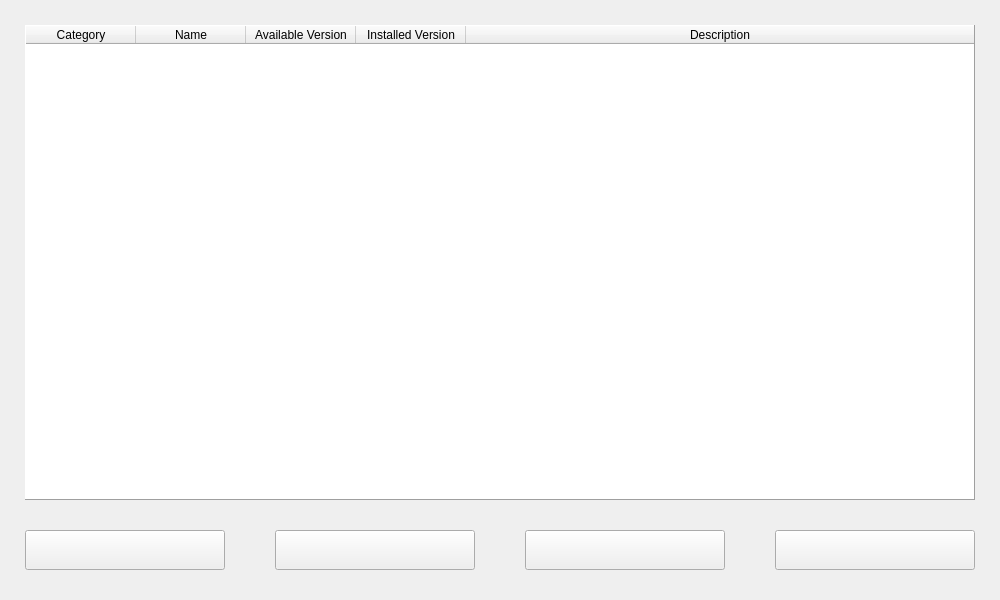
<?xml version="1.0" encoding="UTF-8"?>
<ui version="4.0">
 <class>Multimedia</class>
 <widget class="QWidget" name="Multimedia">
  <property name="windowModality">
   <enum>Qt::ApplicationModal</enum>
  </property>
  <property name="geometry">
   <rect>
    <x>0</x>
    <y>0</y>
    <width>1000</width>
    <height>600</height>
   </rect>
  </property>
  <property name="sizePolicy">
   <sizepolicy hsizetype="Fixed" vsizetype="Fixed">
    <horstretch>0</horstretch>
    <verstretch>0</verstretch>
   </sizepolicy>
  </property>
  <property name="maximumSize">
   <size>
    <width>1000</width>
    <height>600</height>
   </size>
  </property>
  <property name="windowTitle">
   <string>Sisyphus : Category Multimedia</string>
  </property>
  <property name="windowIcon">
   <iconset>
    <normaloff>../icon/category_multimedia.png</normaloff>../icon/category_multimedia.png</iconset>
  </property>
  <widget class="QTableWidget" name="table_multimedia">
   <property name="geometry">
    <rect>
     <x>25</x>
     <y>25</y>
     <width>950</width>
     <height>475</height>
    </rect>
   </property>
   <property name="maximumSize">
    <size>
     <width>950</width>
     <height>500</height>
    </size>
   </property>
   <property name="frameShape">
    <enum>QFrame::Panel</enum>
   </property>
   <property name="frameShadow">
    <enum>QFrame::Raised</enum>
   </property>
   <property name="sizeAdjustPolicy">
    <enum>QAbstractScrollArea::AdjustToContents</enum>
   </property>
   <property name="editTriggers">
    <set>QAbstractItemView::NoEditTriggers</set>
   </property>
   <property name="dragDropOverwriteMode">
    <bool>false</bool>
   </property>
   <property name="selectionMode">
    <enum>QAbstractItemView::SingleSelection</enum>
   </property>
   <property name="selectionBehavior">
    <enum>QAbstractItemView::SelectRows</enum>
   </property>
   <attribute name="horizontalHeaderCascadingSectionResizes">
    <bool>true</bool>
   </attribute>
   <attribute name="horizontalHeaderDefaultSectionSize">
    <number>110</number>
   </attribute>
   <attribute name="horizontalHeaderStretchLastSection">
    <bool>true</bool>
   </attribute>
   <attribute name="verticalHeaderVisible">
    <bool>false</bool>
   </attribute>
   <column>
    <property name="text">
     <string>Category</string>
    </property>
   </column>
   <column>
    <property name="text">
     <string>Name</string>
    </property>
   </column>
   <column>
    <property name="text">
     <string>Available Version</string>
    </property>
   </column>
   <column>
    <property name="text">
     <string>Installed Version</string>
    </property>
   </column>
   <column>
    <property name="text">
     <string>Description</string>
    </property>
   </column>
  </widget>
  <widget class="QPushButton" name="package_uninstall">
   <property name="geometry">
    <rect>
     <x>275</x>
     <y>530</y>
     <width>200</width>
     <height>40</height>
    </rect>
   </property>
   <property name="toolTip">
    <string>&lt;html&gt;&lt;head/&gt;&lt;body&gt;&lt;p align=&quot;center&quot;&gt;Uninstall package&lt;/p&gt;&lt;/body&gt;&lt;/html&gt;</string>
   </property>
   <property name="text">
    <string/>
   </property>
   <property name="icon">
    <iconset>
     <normaloff>../icon/package_uninstall.png</normaloff>../icon/package_uninstall.png</iconset>
   </property>
   <property name="iconSize">
    <size>
     <width>32</width>
     <height>32</height>
    </size>
   </property>
  </widget>
  <widget class="QPushButton" name="orphans_remove">
   <property name="geometry">
    <rect>
     <x>525</x>
     <y>530</y>
     <width>200</width>
     <height>40</height>
    </rect>
   </property>
   <property name="toolTip">
    <string>&lt;html&gt;&lt;head/&gt;&lt;body&gt;&lt;p align=&quot;center&quot;&gt;Remove orphan packages&lt;/p&gt;&lt;/body&gt;&lt;/html&gt;</string>
   </property>
   <property name="text">
    <string/>
   </property>
   <property name="icon">
    <iconset>
     <normaloff>../icon/remove_orphans.png</normaloff>../icon/remove_orphans.png</iconset>
   </property>
   <property name="iconSize">
    <size>
     <width>32</width>
     <height>32</height>
    </size>
   </property>
  </widget>
  <widget class="QPushButton" name="category_exit">
   <property name="geometry">
    <rect>
     <x>775</x>
     <y>530</y>
     <width>200</width>
     <height>40</height>
    </rect>
   </property>
   <property name="toolTip">
    <string>&lt;html&gt;&lt;head/&gt;&lt;body&gt;&lt;p align=&quot;center&quot;&gt;Close window&lt;/p&gt;&lt;/body&gt;&lt;/html&gt;</string>
   </property>
   <property name="icon">
    <iconset>
     <normaloff>../icon/window_close.png</normaloff>../icon/window_close.png</iconset>
   </property>
   <property name="iconSize">
    <size>
     <width>32</width>
     <height>32</height>
    </size>
   </property>
  </widget>
  <widget class="QPushButton" name="package_install">
   <property name="geometry">
    <rect>
     <x>25</x>
     <y>530</y>
     <width>200</width>
     <height>40</height>
    </rect>
   </property>
   <property name="toolTip">
    <string>&lt;html&gt;&lt;head/&gt;&lt;body&gt;&lt;p align=&quot;center&quot;&gt;Install package&lt;/p&gt;&lt;/body&gt;&lt;/html&gt;</string>
   </property>
   <property name="text">
    <string/>
   </property>
   <property name="icon">
    <iconset>
     <normaloff>../icon/package_install.png</normaloff>../icon/package_install.png</iconset>
   </property>
   <property name="iconSize">
    <size>
     <width>32</width>
     <height>32</height>
    </size>
   </property>
  </widget>
 </widget>
 <tabstops>
  <tabstop>table_multimedia</tabstop>
  <tabstop>package_install</tabstop>
  <tabstop>package_uninstall</tabstop>
  <tabstop>orphans_remove</tabstop>
  <tabstop>category_exit</tabstop>
 </tabstops>
 <resources/>
 <connections/>
</ui>
